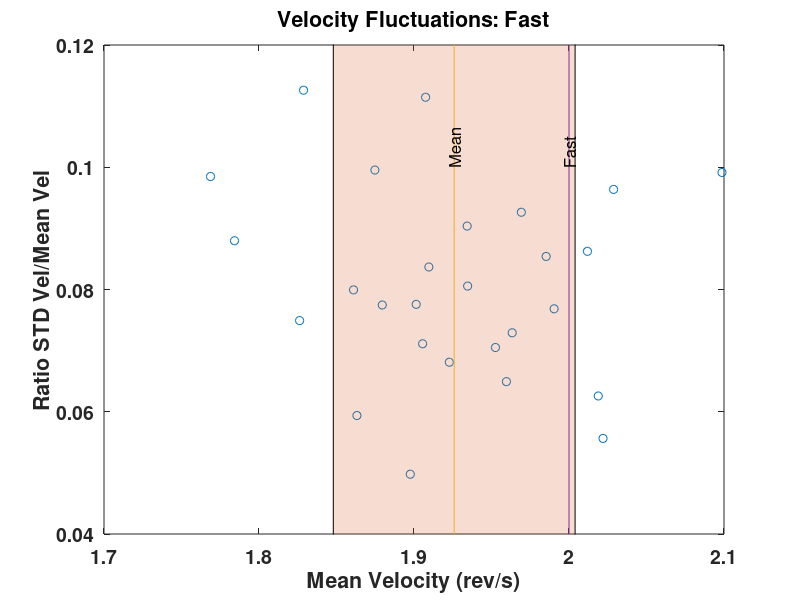

Here is the MATLAB script that generated this plot: (Note: this script raises an error after producing the figure.)
%Velocity Fluctations Fast
load SubjectData.mat

F1 = [9 10];
F2 = [26 27 28];
F3 = [11 12];
F4 = [10 11];
F5 = [9 10];
F6 = [9 10];
F7 = [11 12 13 14];
F8 = [11 12];
F9 = [11 12 13 14];
F10 = [17 18 19 20];


MVel = [Data(1).MeanVel(F1)';Data(2).MeanVel(F2)';Data(3).MeanVel(F3)';Data(4).MeanVel(F4)';Data(5).MeanVel(F5)';Data(6).MeanVel(F6)';Data(7).MeanVel(F7)';Data(8).MeanVel(F8)';Data(9).MeanVel(F9)';Data(10).MeanVel(F10)'];
SVel = [Data(1).StdVel(F1)';Data(2).StdVel(F2)';Data(3).StdVel(F3)';Data(4).StdVel(F4)';Data(5).StdVel(F5)';Data(6).StdVel(F6)';Data(7).StdVel(F7)';Data(8).StdVel(F8)';Data(9).StdVel(F9)';Data(10).StdVel(F10)'];




Ratio = SVel./MVel;

[K,I]=sort(MVel);
L = Ratio(I);

a=find(K==1);
b=find(K==-1);
K(a)=[];
K(b)=[];
L(a)=[];
L(b)=[];

Lfast=Ratio;
save('fast.mat','Lfast')

% K=K(1:25);
% L=L(1:25);
% subplot(1,3,1)
% plot(K/(2*pi*.1),L/(2*pi*.1),'o');
plot(K/(2*pi*.1),L,'o');
% h = lsline

% p2 = polyfit(get(h,'xdata'),get(h,'ydata'),1)
xlabel('Mean Velocity (rev/s)')
ylabel('Ratio STD Vel/Mean Vel')
title('Velocity Fluctuations: Fast')
% legend(['y = ' num2str(round(p2(1),2)) 'x + ' num2str(round(p2(2),2))])
set(gca, 'FontSize', 14, 'FontWeight', 'bold');

hold on 
M = mean(K/(2*pi*.1));
ss = std(K/(2*pi*.1));
ha = area([mean(K/(2*pi*.1))-ss mean(K/(2*pi*.1))+ss], [0.4 0.4],'FaceAlpha',0.2);
axis([1.7 2.1 0.04 0.12])

y1=get(gca,'ylim')


hold on
plot([mean(K/(2*pi*.1)) mean(K/(2*pi*.1))],y1)
text(mean(K/(2*pi*.1)),0.1,'Mean','Rotation',90,'FontSize',12)
hold on
plot([2 2],y1)
text(2,0.1,'Fast','Rotation',90,'FontSize',12)


% refline(0,mean(L/(2*pi*.1)))
refline(0,mean(L))


CVFast = mean(L);
CVFastS = std(L);
